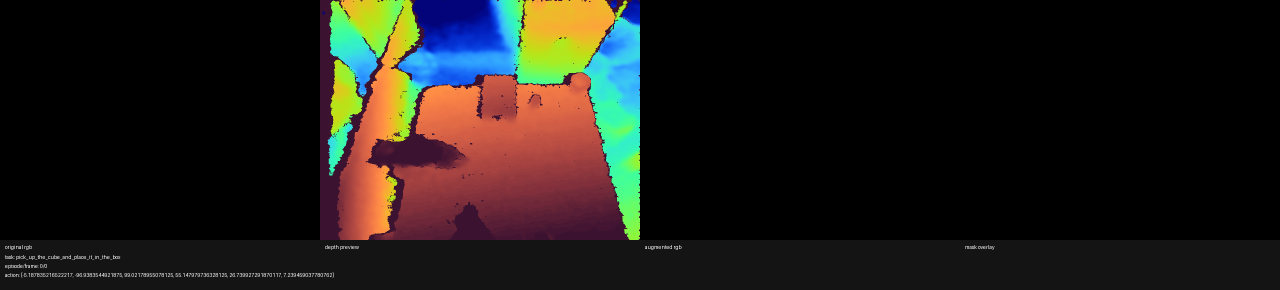
#> input picture debug/alignment_newdepth07_ep0_f0.png, 2560 x 580 px (shown at 1/2 size)
$ python render_proxy_control.py --mask ../../../../debug/alignment_newdepth07_ep0_f0.png --output out.png
#> lines starting #> are read from the running program, lines starting #| are printed output that depends on the picture; after the words box and inside, x2 and y2 are one past the last pixel; in counts of white or black regions, pixels touching at a corner belong together
#!/usr/bin/env python3

from __future__ import annotations

import argparse
import json
from pathlib import Path

import cv2
import numpy as np
from PIL import Image, ImageDraw, ImageFilter

TARGET_SIZE = (512, 512)


def _largest_component_bbox(mask_np: np.ndarray) -> tuple[int, int, int, int]:
    binary = (mask_np > 0).astype(np.uint8)
    n_labels, labels, stats, _ = cv2.connectedComponentsWithStats(binary, connectivity=8)
    best = None
    for cid in range(1, n_labels):
        x, y, w, h, area = stats[cid]
        if best is None or area > best[-1]:
            best = (x, y, w, h, area)
    if best is None:
        return (0, 0, mask_np.shape[1], mask_np.shape[0])
    x, y, w, h, _ = best
    return x, y, x + w, y + h


def _draw_bucket(draw: ImageDraw.ImageDraw, bbox: tuple[int, int, int, int]) -> None:
    x0, y0, x1, y1 = bbox
    w = x1 - x0
    h = y1 - y0
    top = (x0 + int(0.18 * w), y0 + int(0.18 * h), x1 - int(0.18 * w), y0 + int(0.34 * h))
    body = [(x0 + int(0.08 * w), y0 + int(0.28 * h)), (x1 - int(0.08 * w), y0 + int(0.28 * h)), (x1 - int(0.20 * w), y1 - int(0.05 * h)), (x0 + int(0.20 * w), y1 - int(0.05 * h))]
    draw.ellipse(top, fill=220)
    draw.polygon(body, fill=180)
    draw.arc((x0 + int(0.18 * w), y0, x1 - int(0.18 * w), y0 + int(0.55 * h)), start=200, end=-20, fill=245, width=max(2, w // 30))


def _draw_bowl(draw: ImageDraw.ImageDraw, bbox: tuple[int, int, int, int]) -> None:
    x0, y0, x1, y1 = bbox
    w = x1 - x0
    h = y1 - y0
    draw.ellipse((x0 + int(0.02 * w), y0 + int(0.22 * h), x1 - int(0.02 * w), y1), fill=190)
    draw.ellipse((x0, y0 + int(0.18 * h), x1, y0 + int(0.45 * h)), fill=235)


def _draw_tray(draw: ImageDraw.ImageDraw, bbox: tuple[int, int, int, int]) -> None:
    x0, y0, x1, y1 = bbox
    draw.rounded_rectangle((x0, y0 + (y1-y0)//4, x1, y1), radius=18, fill=190)
    draw.rounded_rectangle((x0 + 14, y0 + (y1-y0)//4 + 14, x1 - 14, y1 - 14), radius=12, fill=230)


def _draw_generic_box(draw: ImageDraw.ImageDraw, bbox: tuple[int, int, int, int]) -> None:
    x0, y0, x1, y1 = bbox
    draw.rectangle((x0 + 8, y0 + 8, x1 - 8, y1 - 8), fill=205)
    draw.polygon([(x0 + 8, y0 + 8), (x1 - 8, y0 + 8), (x1 - 28, y0 + 26), (x0 + 28, y0 + 26)], fill=235)


def render_proxy_control(mask_path: Path, output_path: Path, target_category: str = 'bucket', blur_radius: int = 4) -> dict:
    mask = Image.open(mask_path).convert('L').resize(TARGET_SIZE)
    mask_np = np.array(mask)
    bbox = _largest_component_bbox(mask_np)

    canvas = Image.new('L', TARGET_SIZE, 0)
    draw = ImageDraw.Draw(canvas)

    category = target_category.lower()
    if category == 'bucket':
        _draw_bucket(draw, bbox)
    elif category == 'bowl':
        _draw_bowl(draw, bbox)
    elif category == 'tray':
        _draw_tray(draw, bbox)
    else:
        _draw_generic_box(draw, bbox)

    canvas = canvas.filter(ImageFilter.GaussianBlur(radius=blur_radius))
    # constrain generated proxy to original mask support region to preserve action semantics
    constrained = np.minimum(np.array(canvas), mask_np)
    rgb = cv2.cvtColor(constrained.astype(np.uint8), cv2.COLOR_GRAY2RGB)
    output_path.parent.mkdir(parents=True, exist_ok=True)
    Image.fromarray(rgb).save(output_path)

    summary = {
        'mask_path': str(mask_path),
        'output_path': str(output_path),
        'target_category': target_category,
        'bbox': list(map(int, bbox)),
        'blur_radius': blur_radius,
    }
    (output_path.parent / f'{output_path.stem}-summary.json').write_text(json.dumps(summary, ensure_ascii=False, indent=2))
    return summary


def main() -> None:
    parser = argparse.ArgumentParser(description='Render proxy control image for paper-aligned cross-category GenAug')
    parser.add_argument('--mask', required=True)
    parser.add_argument('--output', required=True)
    parser.add_argument('--target-category', default='bucket')
    parser.add_argument('--blur-radius', type=int, default=4)
    args = parser.parse_args()
    summary = render_proxy_control(Path(args.mask), Path(args.output), args.target_category, args.blur_radius)
#> in render_proxy_control, `mask = Image.open(mask_path).convert('L').resize(TARGET_SIZE)`:
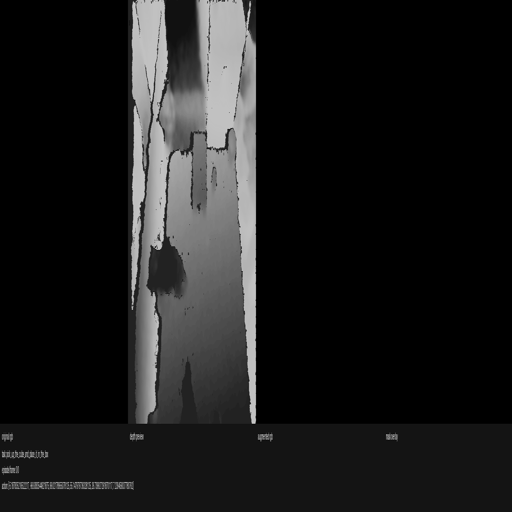
#> mask: PIL image 512x512 L; min 0, max 208, mean 27.6
#> in _largest_component_bbox, `binary = (mask_np > 0).astype(np.uint8)`:
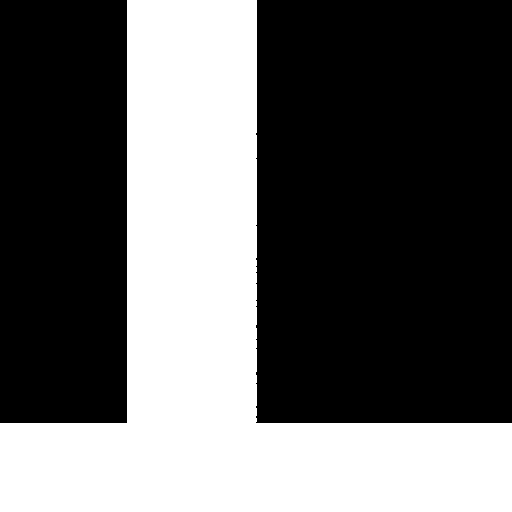
#> binary: shape (512, 512); values 0 (black) and 1 (white), 38.4% white; 1 white region, box (x1, y1, x2, y2) and area: (0, 0, 512, 512) 100533
#> in _largest_component_bbox, `n_labels, labels, stats, _ = cv2.connectedComponentsWithStats(binary, ..`: n_labels = 2; stats = [[0, 0, 512, 423, 161611], [0, 0, 512, 512, 100533]]
#> the loop in _largest_component_bbox, `for cid in range(1, n_labels):` made 1 pass
#> in render_proxy_control, `bbox = _largest_component_bbox(mask_np)`: bbox = (0, 0, 512, 512)
#> in render_proxy_control, `canvas = Image.new('L', TARGET_SIZE, 0)`: canvas: PIL image 512x512 L; every value is 0
#> in _draw_bucket, `x0, y0, x1, y1 = bbox`: x0 = 0; x1 = 512
#> in _draw_bucket, `top = (x0 + int(0.18 * w), y0 + int(0.18 * h), x1 - int(0.18 * w), y0 ..`: top = (92, 92, 420, 174)
#> in _draw_bucket, `body = [(x0 + int(0.08 * w), y0 + int(0.28 * h)), (x1 - int(0.08 * w),..`: body = [(40, 143), (472, 143), (410, 487), (102, 487)]
#> in render_proxy_control, `canvas = canvas.filter(ImageFilter.GaussianBlur(radius=blur_radius))`:
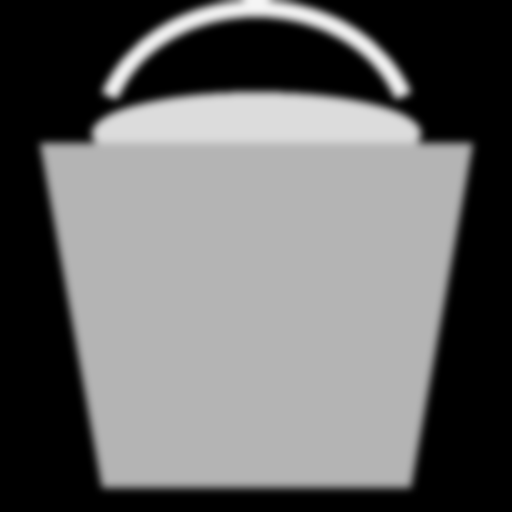
#> canvas: PIL image 512x512 L; min 0, max 245, mean 105.2
#> in render_proxy_control, `constrained = np.minimum(np.array(canvas), mask_np)`:
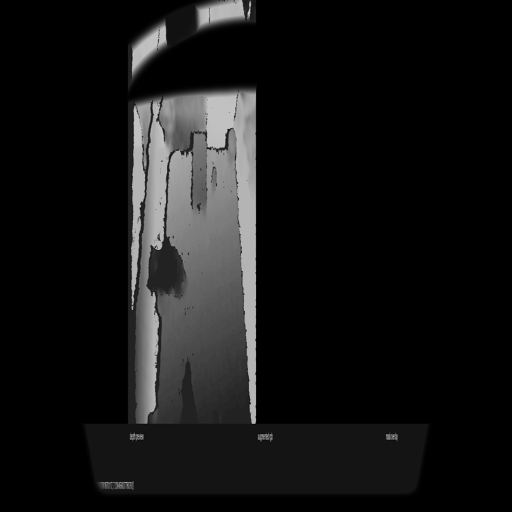
#> constrained: shape (512, 512); min 0, max 201, mean 20.9
#> summary = 5 items
    print(json.dumps(summary, ensure_ascii=False, indent=2))
#| {
#|   "mask_path": "../../../../debug/alignment_newdepth07_ep0_f0.png",
#|   "output_path": "out.png",
#|   "target_category": "bucket",
#|   "bbox": [
#|     0,
#|     0,
#|     512,
#|     512
#|   ],
#|   "blur_radius": 4
#| }


if __name__ == '__main__':
    main()

$ run again, on debug/alignment_newdepth07_repacked_ep0_f0.png
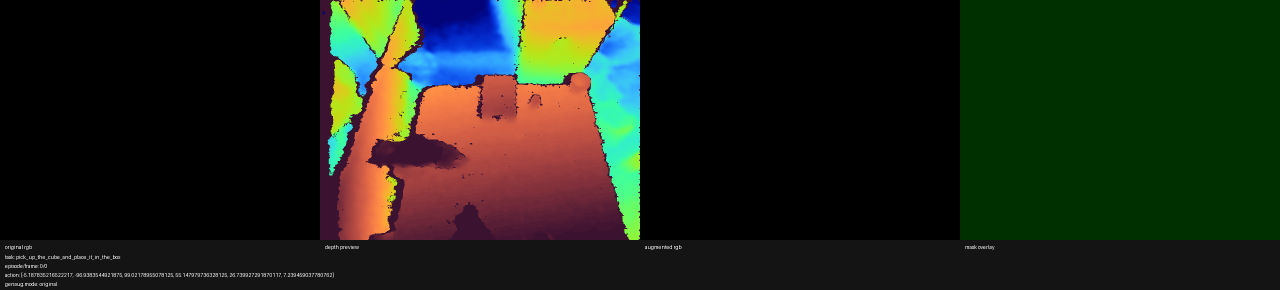
#> input picture debug/alignment_newdepth07_repacked_ep0_f0.png, 2560 x 580 px (shown at 1/2 size)
#> in _largest_component_bbox, `binary = (mask_np > 0).astype(np.uint8)`:
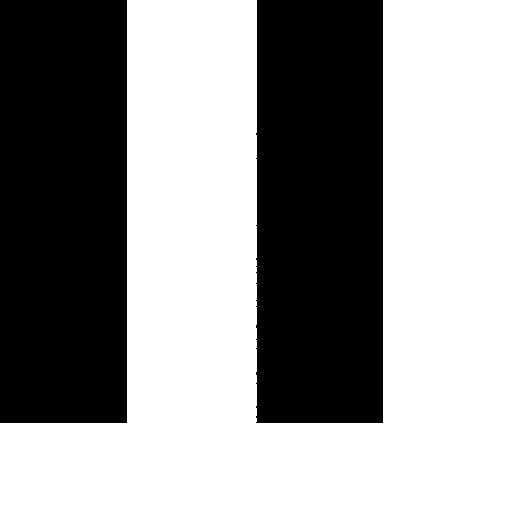
#> binary: shape (512, 512); values 0 (black) and 1 (white), 59.2% white; 2 black regions, box (x1, y1, x2, y2) and area: (0, 0, 127, 423) 53721, (256, 0, 383, 423) 53323
#> n_labels = 2; stats = [[0, 0, 383, 423, 107044], [0, 0, 512, 512, 155100]]
#> the loop in _largest_component_bbox, `for cid in range(1, n_labels):` made 1 pass
#> bbox = (0, 0, 512, 512)
#> x0 = 0; x1 = 512
#> top = (92, 92, 420, 174)
#> body = [(40, 143), (472, 143), (410, 487), (102, 487)]
#> in render_proxy_control, `constrained = np.minimum(np.array(canvas), mask_np)`:
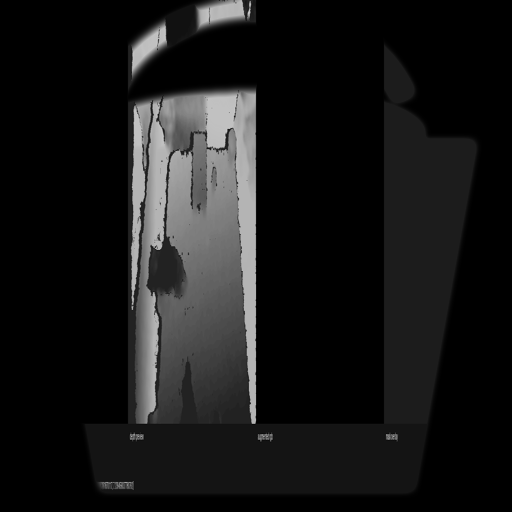
#> constrained: shape (512, 512); min 0, max 201, mean 23.3
#> summary = 5 items
#| {
#|   "mask_path": "../../../../debug/alignment_newdepth07_repacked_ep0_f0.png",
#|   "output_path": "out.png",
#|   "target_category": "bucket",
#|   "bbox": [
#|     0,
#> (further printed lines are left out)
